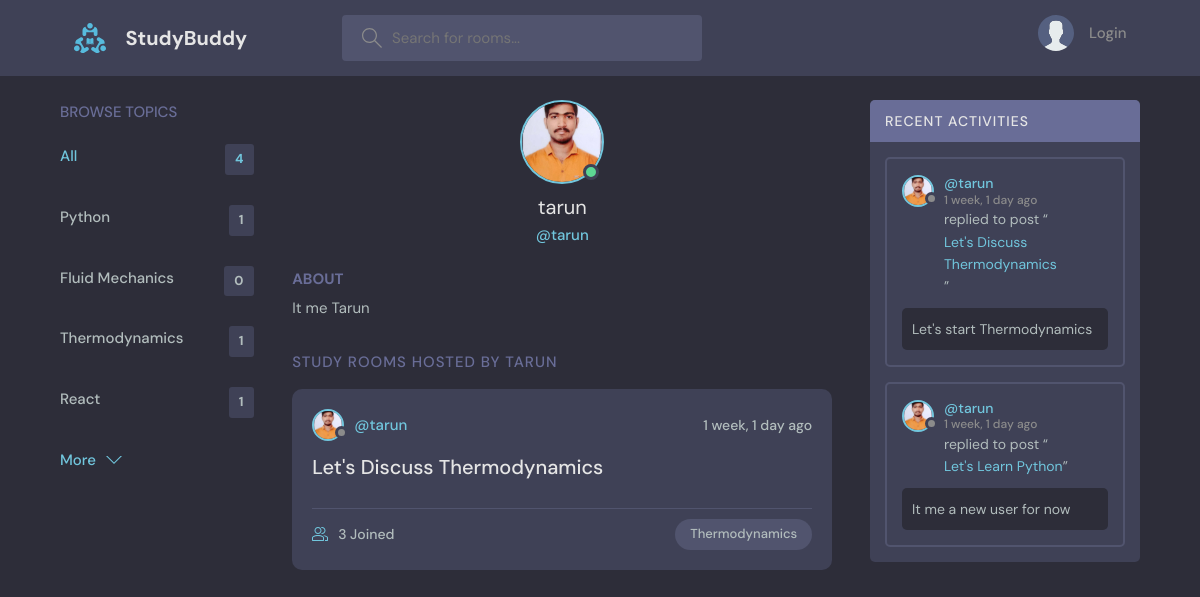
The app's page /profile/2/ with its own data.
### base/models.py (models this page shows, shortened)
class Topic(models.Model):
    name = models.CharField(max_length = 200)

class User(AbstractUser):
    name = models.CharField(max_length = 200, null=True) #max_length = 200,
    email = models.EmailField(unique=True, null=True)
    bio = models.CharField(max_length = 1000, null=True, blank=True)
    avatar = models.ImageField(null=True, default='avatar.svg')
    USERNAME_FIELD = 'email'
    REQUIRED_FIELDS = []

class Room(models.Model):
    host = models.ForeignKey(User, on_delete=models.SET_NULL, null=True)
    topic = models.ForeignKey(Topic, on_delete=models.SET_NULL, null=True)
    name = models.CharField(max_length = 200)
    decription = models.TextField(null=True, blank=True)
    participants = models.ManyToManyField(User, related_name='participants', blank=True)
    updated = models.DateTimeField(auto_now=True)
    created = models.DateTimeField(auto_now_add=True)
    class Meta:
        ordering = ['-updated', '-created']
    def __str__(self):
        return self.name

class Message(models.Model):
    user = models.ForeignKey(User, on_delete=models.CASCADE)
    room = models.ForeignKey(Room, on_delete=models.CASCADE)
    body = models.TextField(blank=True)
    updated = models.DateTimeField(auto_now=True)
    created = models.DateTimeField(auto_now_add=True)
    class Meta:
        ordering = ['-updated', '-created']

### base/views.py (the view)
# urls.py: path('profile/<str:pk>/', views.userProfile, name="user-profile"),
def userProfile(request, pk):
    user = User.objects.get(id=pk)
    rooms = user.room_set.all()
    room_messages = user.message_set.all()
    topics = Topic.objects.all()
    context = {'user':user, 'rooms':rooms,'room_messages': room_messages, 'topics': topics}
    return render(request, 'base/profile.html', context)

### base/templates/base/profile.html (shortened to what this page needs)
{% extends 'main.html' %}
{% block content %}
  <main class="profile-page layout layout--3">
    <div class="container">
      {% include 'base/topics_component.html' %}
      <div class="roomList">
        <div class="profile">
          <div class="profile__avatar">
            <div class="avatar avatar--large active">
              <img src="{{user.avatar.url}}" />
            </div>
          </div>
          <div class="profile__info">
            <h3>{{user.username}}</h3>
            <p>@{{user.username}}</p>
          </div>
          <div class="profile__about">
            <h3>About</h3>
            <p>
              {% if user.bio == None %}
              {% else %}
              {{user.bio}}
              {% endif %}
            </p>
          </div>
        </div>
        <div class="roomList__header">
          {% if user == request.user %}
          <div>
            <h2>Study Rooms Hosted by you</h2>
          </div>
          {% else %}
          <div>
            <h2>Study Rooms Hosted by {{user.name}}</h2>
          </div>
          {% endif %}
        </div>
        {% include 'base/feed_component.html' %}
      </div>
      {% include 'base/activity_component.html' %}
    </div>
  </main>
  {% endblock content %}

### templates/main.html (shortened to what this page needs)
<!DOCTYPE html>
{% load static %}
<html lang="en">
  <head>
    <link rel="stylesheet" href="{% static 'styles/style.css' %}" />
  </head>
  <body>
    {% include 'navbar.html' %}
    {% block content %}
    {% endblock %}
  </body>
</html>

### templates/navbar.html (shortened to what this page needs)
{% load static %}
<header class="header header--loggedIn">
    <div class="container">
      <a href="{% url 'home' %}" class="header__logo">
        <img src="{% static 'images/logo.svg' %}" />
        <h1>StudyBuddy</h1>
      </a>
      <form class="header__search" method="GET" action="{% url 'home' %}" >
        <label>
          <input name="q" placeholder="Search for rooms..." />
        </label>
      </form>
      <nav class="header__menu">
        {% if request.user.is_authenticated %}
        <div class="header__user">
          <a href="{% url 'update-user' %}">
            <div class="avatar avatar--medium active">
              <img src="{{request.user.avatar.url}}" />
            </div>
            <p>{{request.user.username}} <span>@{{request.user.username}}</span></p>
          </a>
          <button class="dropdown-button">
            <svg version="1.1" xmlns="http://www.w3.org/2000/svg" width="32" height="32" viewBox="0 0 32 32">
              <title>chevron-down</title>
              <path d="M16 21l-13-13h-3l16 16 16-16h-3l-13 13z"></path>
            </svg>
          </button>
        </div>
        {% else %}
        <a href="{% url 'login' %}">
          <img src="{% static 'images/avatar.svg' %}" />
          <p>Login</p>
        </a>
        {% endif %}
      </nav>
    </div>
  </header>

### base/templates/base/topics_component.html
<div class="topics">
    <div class="topics__header">
      <h2>Browse Topics</h2>
    </div>
    <ul class="topics__list">
      <li>
        <a href="{% url 'home' %}" class="active">All <span>{{topics.count}}</span></a>
      </li>
      {% for topic in topics %}
      <li>
        <a href="{% url 'home'%}?q={{topic.name}}">{{topic.name}} <span>{{topic.room_set.all.count}}</span></a>
      </li>
      {% endfor %}
    </ul>
    <a class="btn btn--link" href="{% url 'topics' %}">
      More
      <svg version="1.1" xmlns="http://www.w3.org/2000/svg" width="32" height="32" viewBox="0 0 32 32">
        <title>chevron-down</title>
        <path d="M16 21l-13-13h-3l16 16 16-16h-3l-13 13z"></path>
      </svg>
    </a>
  </div>

### base/templates/base/feed_component.html (shortened to what this page needs)
{% for room in rooms %}
<div class="roomListRoom">
    <div class="roomListRoom__header">
      <a href="{% url 'user-profile' room.host.id %}" class="roomListRoom__author">
        <div class="avatar avatar--small">
          <img src="{{room.host.avatar.url}}" />
        </div>
        <span>@{{room.host.username}}</span>
      </a>
      <div class="roomListRoom__actions">
        <span>{{room.created|timesince}} ago</span>
      </div>
    </div>
    <div class="roomListRoom__content">
      <a href="{% url 'room' room.id %}">{{room.name}}</a>
    </div>
    <div class="roomListRoom__meta">
      <a href="{% url 'room' room.id %}" class="roomListRoom__joined">
        {{room.participants.all.count}} Joined
      </a>
      <p class="roomListRoom__topic">{{room.topic.name}}</p>
    </div>
  </div>
  {% endfor %}

### base/templates/base/activity_component.html (shortened to what this page needs)
        <div class="activities">
          <div class="activities__header">
            <h2>Recent Activities</h2>
          </div>
          {% for message in room_messages %}
          <div class="activities__box">
            <div class="activities__boxHeader roomListRoom__header">
              <a href="{% url 'user-profile' message.user.id %}" class="roomListRoom__author">
                <div class="avatar avatar--small">
                  <img src="{{message.user.avatar.url}}"/>
                </div>
                <p>
                  @{{message.user.username}}
                  <span>{{message.created|timesince}} ago</span>
                </p>
              </a>
            </div>
            <div class="activities__boxContent">
              <p>replied to post “<a href="{% url 'room' message.room.id %}">{{message.room}}</a>”</p>
              <div class="activities__boxRoomContent">
                {{message.body}}
              </div>
            </div>
          </div>
          {% endfor %}
        </div>

### records on screen
Topic: name "Python", room_set.all.count "1"
Topic: name "Fluid Mechanics", room_set.all.count "0"
Topic: name "Thermodynamics", room_set.all.count "1"
Topic: name "React", room_set.all.count "1"
User: avatar (picture), username "tarun", bio "It me Tarun", name "TARUN"
Room: host.avatar (picture), host.username "tarun", created "1 week, 1 day", name "Let's Discuss Thermodynamics", participants.all.count "3", topic.name "Thermodynamics"
Message: user.avatar (picture), user.username "tarun", created "1 week, 1 day", room "Let's Discuss Thermodynamics", body "Let's start Thermodynamics"
Message: user.avatar (picture), user.username "tarun", created "1 week, 1 day", room "Let's Learn Python", body "It me a new user for now"

### other values on screen
{{ topics.count }} "4"
